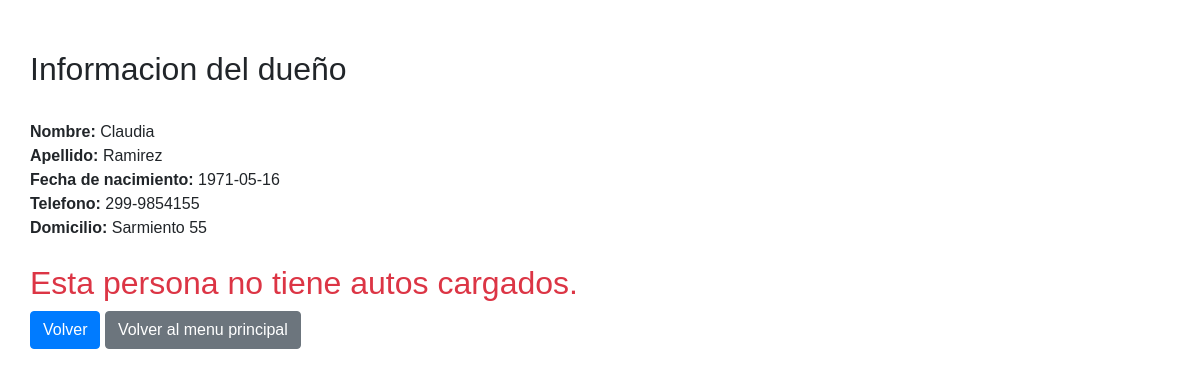
The page /Vista/Ejercicio5/action/actionAutosPersona.php on the database its author committed.
### tables this page shows
CREATE TABLE `persona` (
  `NroDni` varchar(10) NOT NULL,
  `Apellido` varchar(50) NOT NULL,
  `Nombre` varchar(50) NOT NULL,
  `fechaNac` date DEFAULT NULL,
  `Telefono` varchar(20) NOT NULL,
  `Domicilio` varchar(200) NOT NULL,
  PRIMARY KEY  (`NroDni`)
);

### Utils/funciones.php (called while the page is built, shortened)
<?php
function darDatosSubmitted(){
    $datos = [];
    if ($datos != null){
        $datos = $datos;
    } else {
        $datos = null;
    }
    return $datos;
}
?>

### Modelo/Persona.php (called while the page is built, shortened)
<?php
class Persona{
    private $nroDni;
    private $apellido;
    private $nombre;
    private $fechaNac;
    private $telefono;
    private $domicilio;
    public function __construct(){
        $this->nroDni = "";
        $this->apellido = "";
        $this->nombre = "";
        $this->fechaNac = "";
        $this->telefono = "";
        $this->domicilio = "";
    }
    public function setNroDni($nroDni){
        $this->nroDni = $nroDni;
    }
    public function setApellido($apellido){
        $this->apellido = $apellido;
    }
    public function setNombre($nombre){
        $this->nombre = $nombre;
    }
    public function setFechaNac($fechaNac){
        $this->fechaNac = $fechaNac;
    }
    public function setTelefono($telefono){
        $this->telefono = $telefono;
    }
    public function setDomicilio($domicilio){
        $this->domicilio = $domicilio;
    }
    public function getNroDni(){
        return $this->nroDni;
    }
    public function getApellido(){
        return $this->apellido;
    }
    public function getNombre(){
        return $this->nombre;
    }
    public function getFechaNac(){
        return $this->fechaNac;
    }
    public function getTelefono(){
        return $this->telefono;
    }
    public function getDomicilio(){
        return $this->domicilio;
    }
    public static function listar($parametro=""){
        $arreglo = array();
        $base = new BaseDatos();
        $sql = "SELECT * FROM persona ";
        if ($parametro!="") {
            $sql.='WHERE '.$parametro;
        }
        $res = $base->Ejecutar($sql);
        if($res>-1){
            if($res>0){
                while ($row = $base->Registro()){
                    $obj= new Persona();
                    $obj->setear($row['NroDni'], $row['Apellido'], $row['Nombre'], $row['fechaNac'], $row['Telefono'], $row['Domicilio']);
                    array_push($arreglo, $obj);
                }
            }
        } else {
            $this->setmensajeoperacion("persona->listar: ".$base->getError());
        }
        return $arreglo;
    }
}

### Modelo/Conector/BaseDatos.php (called while the page is built, shortened)
<?php
class BaseDatos extends PDO {
  	private $indice;
  	private $resultado;
    public function __construct(){
        $this->indice =0;
    }
    public function setSQL($e){
        return "\n".$this->sql = $e;
    }
    public function Ejecutar($sql){
        if ( stristr($sql,"select")){
            $resp =  $this->EjecutarSelect($sql);
        }
        return $resp;
   }
   private function EjecutarSelect($sql){
       $cant = -1;
       $resultado=parent::query($sql);
       if(!$resultado){
           $this->analizarDebug();
       }else {
          $arregloResult = $resultado->fetchAll();
          $cant = count($arregloResult);
       }
       return $cant;
   }
   public function Registro() {
       $filaActual = false;
       $indiceActual = $this->getIndice();
       if ($indiceActual>=0) {
           $filas = $this->getResultado();
           if($indiceActual<count($filas)){
               $filaActual =  $filas[$indiceActual];
           }else {
               $this->setIndice(-1);
           }
       }
       return $filaActual;
   }
   private function setIndice ($valor){
       $this->indice = $valor;
   }
   private function getIndice (){
       return $this->indice;
   }
   private function setResultado($valor){
       $this->resultado = $valor;
   }
   private function getResultado(){
      return $this->resultado;
   }
}

### Control/AbmPersona.php (called while the page is built, shortened)
<?php
include_once 'C:/XAMPP/htdocs/TUWD/TP4/Modelo/Conector/BaseDatos.php';
include_once 'C:/XAMPP/htdocs/TUWD/TP4/Modelo/Persona.php';
class AbmPersona{
    public function buscar($param){
        $where = " true ";
        $arreglo = Persona::listar($where);
        return $arreglo;
    }
}
?>

### Modelo/Auto.php (called while the page is built, shortened)
<?php
include_once 'C:/XAMPP/htdocs/TUWD/TP4/Modelo/Conector/BaseDatos.php';
include_once 'C:/XAMPP/htdocs/TUWD/TP4/Control/AbmAuto.php';
include_once 'C:/XAMPP/htdocs/TUWD/TP4/Control/AbmPersona.php';
class Auto {
    public static function listar($parametro=""){
        $arreglo = array();
        $base = new BaseDatos();
        $sql = "SELECT * FROM auto ";
        if ($parametro!="") {
            $sql.=' WHERE '.$parametro;
        }
        $res = $base->Ejecutar($sql);
        return $arreglo;
    }
}

### Control/AbmAuto.php (called while the page is built, shortened)
<?php
include_once 'C:/XAMPP/htdocs/TUWD/TP4/Modelo/Auto.php';
include_once 'C:/XAMPP/htdocs/TUWD/TP4/Modelo/Persona.php';
class AbmAuto {
    public function buscar($param){
        $where = " true ";
        if ($param<>NULL){
            if(isset($param['DniDuenio']))
                $where.=" and DniDuenio ='". $param['DniDuenio']."'";
        }
        $arreglo = Auto::listar($where);
        return $arreglo;
    }
}
?>

### Vista/Ejercicio5/action/actionAutosPersona.php (the view, shortened to what this page needs)
<?php
include_once '../../../Utils/funciones.php';
include_once '../../../Control/AbmAuto.php';
include_once '../../../Control/AbmPersona.php';
$data = darDatosSubmitted();
$param = array('NroDni' => $data['DniDuenio']);
$objPersona = new AbmPersona();
$personas = $objPersona->buscar($param);
$hay = false;
if (count($personas)>0){
    $hay = true;
    $duenio = $personas[0];
    $objAuto = new AbmAuto();
    $autos = $objAuto->buscar(['DniDuenio' => $duenio->getNroDni()]);
}
?>
<!DOCTYPE html>
<html lang="es">
<head>
    <link rel="stylesheet" href="https://stackpath.bootstrapcdn.com/bootstrap/4.5.0/css/bootstrap.min.css">
    <link rel="stylesheet" href="https://maxcdn.bootstrapcdn.com/font-awesome/4.7.0/css/font-awesome.min.css">
    <link rel="stylesheet" href="../../assets/css/styles.css">
</head>
<body>
<div id="container" style="margin:50px 30px;">
    <?php
    if ($hay){
        echo "<h2> Informacion del dueño </h2><br>";
        echo "<strong> Nombre: </strong>" . $duenio->getNombre() . " <br> ";
        echo " <strong>Apellido:</strong> " . $duenio->getApellido() . " <br> ";
        echo " <strong>Fecha de nacimiento: </strong>" . $duenio->getFechaNac() . " <br> ";
        echo " <strong>Telefono: </strong>" . $duenio->getTelefono() . " <br> ";
        echo " <strong>Domicilio:</strong> " . $duenio->getDomicilio() . " <br> ";
        echo "<br>";
        if (count($autos)>0){
            echo "<h2>Datos de los autos asociados al DNI: " . $duenio->getNroDni() . "</h2><br>";
            echo "<table class='table table-striped'>";
            echo "<tr>";
            echo "<td><strong> Patente </strong></td>
            <td><strong> Marca  </strong></td>
            <td><strong> Modelo </strong></td>";
            echo "</tr>";
            foreach($autos as $unAuto){
                $patente = $unAuto->getPatente();
                $marca = $unAuto->getMarca();
                $modelo = $unAuto->getModelo();
                echo "<tr>";
                echo "<td>" . $patente . "</td> <td>" . $marca . "</td> <td>" . $modelo . "</td>" ;
                echo "</tr>";
            }
            echo "</table>";
        } else {
            echo "<h2 class='text-danger'> Esta persona no tiene autos cargados. </h2>";
        }
    } else {
        echo "<h3 class='text-danger'>El DNI " . $data['DniDuenio'] . " no se encuentra en nuestra base de datos</h3>";
    }?>
     <a href="../autosPersona.php" class="btn btn-primary">Volver</a>
     <a href="../../../../index.html" class="btn btn-secondary"> Volver al menu principal </a>
</div>
</body>
</html>

### Vista/assets/css/styles.css (style rules this page uses)
body { font-family: 'Varela Round', sans-serif; }

### rows shown on the page
persona: Nombre "Claudia", Apellido "Ramirez", fechaNac "1971-05-16", Telefono "299-9854155", Domicilio "Sarmiento 55"
